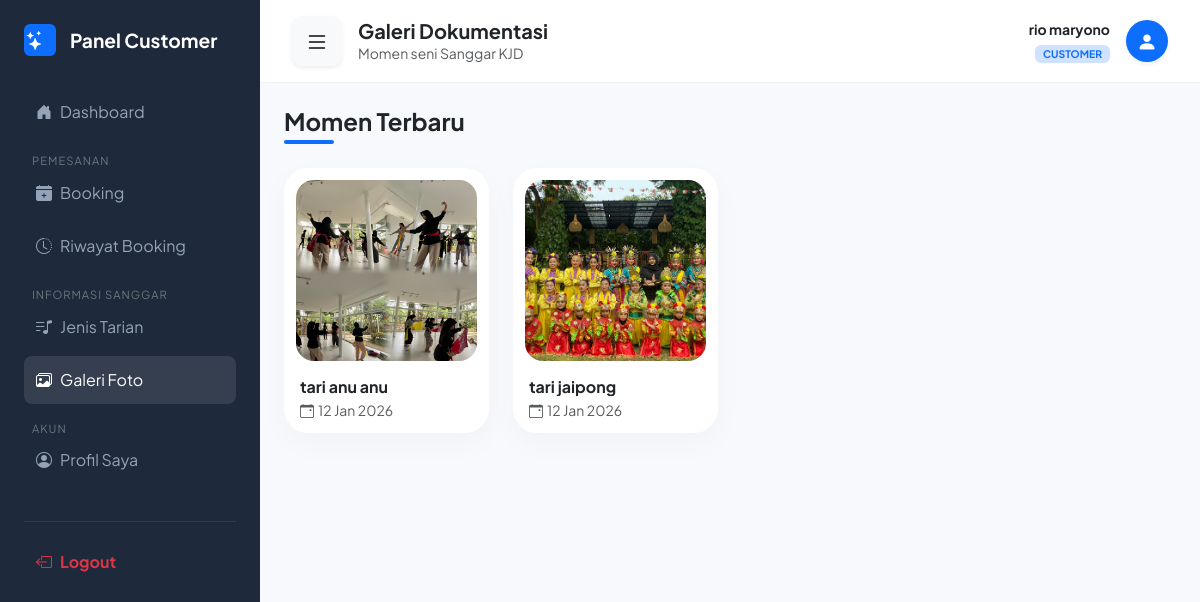
/customer/galeri.php (signed in), run on the app's committed database.
### tables this page shows
CREATE TABLE `galeri` (
  `id` int NOT NULL,
  `judul` varchar(255) NOT NULL,
  `foto` varchar(255) NOT NULL,
  `created_at` timestamp NULL DEFAULT CURRENT_TIMESTAMP
);

### customer/galeri.php (the view, shortened to what this page needs)
<?php
include "../config/koneksi.php";
$conn = $koneksi;
$nama    = $_SESSION['nama_lengkap'];
?>
<!DOCTYPE html>
<html lang="id">
<head>
    <link href="https://cdn.jsdelivr.net/npm/bootstrap@5.3.2/dist/css/bootstrap.min.css" rel="stylesheet">
    <link href="https://cdn.jsdelivr.net/npm/bootstrap-icons/font/bootstrap-icons.css" rel="stylesheet">
</head>
<body>
    <?php include "sidebar_customer.php"; ?>
   <div class="main-content" id="content">
        <nav class="top-nav">
            <div class="d-flex align-items-center">
<button id="btn-hamburger" class="btn btn-light me-3 shadow-sm" style="border-radius: 10px;">
                    <i class="bi bi-list fs-4"></i>
                </button>
                <div>
                    <h5 class="mb-0 fw-bold">Galeri Dokumentasi</h5>
                    <p class="text-muted small mb-0 d-none d-sm-block">Momen seni Sanggar KJD</p>
                </div>
            </div>
            <div class="d-flex align-items-center gap-3">
                <div class="text-end d-none d-sm-block">
                    <span class="fw-bold small d-block"><?= htmlspecialchars($nama) ?></span>
                    <span class="badge bg-primary-subtle text-primary p-1 px-2" style="font-size: 0.65rem;">CUSTOMER</span>
                </div>
                <div class="bg-primary text-white rounded-circle d-flex align-items-center justify-content-center shadow-sm" style="width:42px; height:42px;">
                    <i class="bi bi-person-fill fs-5"></i>
                </div>
            </div>
        </nav>
        <div class="container-fluid p-4">
            <div class="mb-4 d-flex justify-content-between align-items-end">
                <div>
                    <h4 class="fw-bold mb-1">Momen Terbaru</h4>
                    <div class="bg-primary" style="width: 50px; height: 4px; border-radius: 10px;"></div>
                </div>
            </div>
            <div class="row g-4">
                <?php
                $query = mysqli_query($conn, "SELECT * FROM galeri ORDER BY id DESC");
                while($row = mysqli_fetch_assoc($query)) {
                ?>
                <div class="col-6 col-md-4 col-xl-3">
                    <div class="photo-card">
                        <div class="gallery-item" onclick="viewPhoto('../assets/img/galeri/<?= $row['foto'] ?>', '<?= htmlspecialchars($row['judul']) ?>')">
                            <img src="../assets/img/galeri/<?= $row['foto'] ?>" alt="<?= htmlspecialchars($row['judul']) ?>" loading="lazy">
                        </div>
                        <div class="pt-3 px-1">
                            <h6 class="fw-bold text-dark text-truncate mb-1"><?= htmlspecialchars($row['judul']) ?></h6>
                            <small class="text-muted d-block"><i class="bi bi-calendar-event me-1"></i><?= date('d M Y', strtotime($row['created_at'])) ?></small>
                        </div>
                    </div>
                </div>
                <?php } ?>
            </div>
        </div>
    </div>
</body>
</html>

### customer/galeri.php (style rules this page uses)
:root { --sidebar-dark: #1e293b; --primary: #4361ee; --soft-bg: #f8f9fc; --white: #ffffff; }
body { font-family: 'Plus Jakarta Sans', sans-serif; background: var(--soft-bg); margin: 0; overflow-x: hidden; }
.main-content { margin-left: 260px; transition: 0.3s; min-height: 100vh; }
.top-nav { background: rgba(255, 255, 255, 0.9); backdrop-filter: blur(10px); padding: 1rem 2rem; border-bottom: 1px solid #eef2f7; display: flex; align-items: center; justify-content: space-between; position: sticky; top: 0; z-index: 1000; }
.photo-card { border: none; border-radius: 24px; background: var(--white); overflow: hidden; height: 100%; box-shadow: 0 10px 30px rgba(0,0,0,0.03); display: flex; flex-direction: column; transition: all 0.4s cubic-bezier(0.165, 0.84, 0.44, 1); padding: 12px; }
.gallery-item { position: relative; border-radius: 18px; overflow: hidden; aspect-ratio: 1/1; cursor: pointer; }
.gallery-item img { width: 100%; height: 100%; object-fit: cover; transition: 0.6s ease; }

### data on the page
galeri: foto (picture), judul "tari anu anu", created_at "12 Jan 2026"
galeri: foto (picture), judul "tari jaipong", created_at "12 Jan 2026"

### other printed values
$nama "rio maryono"
